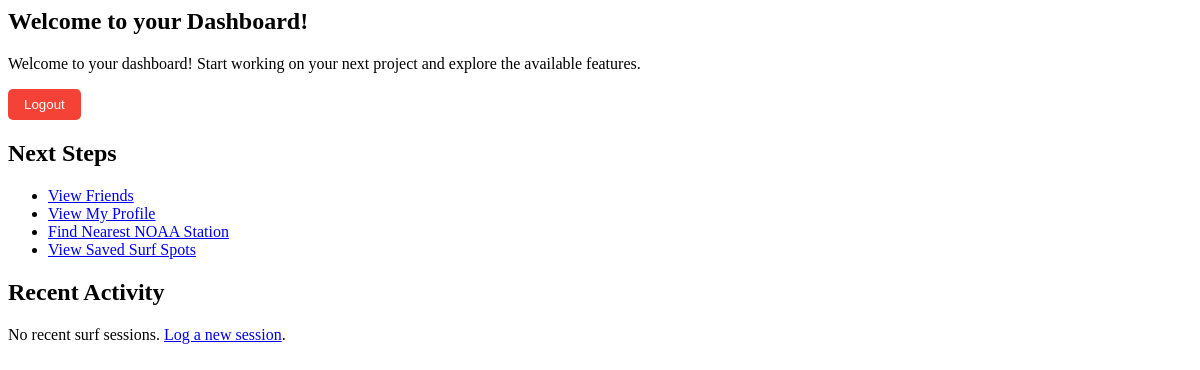
Page / (signed in) on the earlier database version.
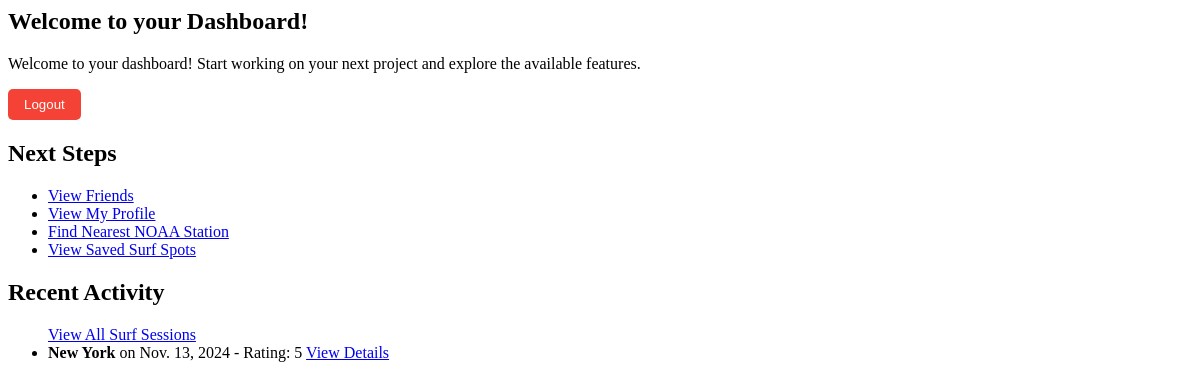
Same page on the later database version.
### tide/models.py (models this page shows, shortened)
class SurfSession(models.Model):
    surf_spot = models.ForeignKey(SurfSpot, on_delete=models.CASCADE, related_name='surf_sessions')
    user = models.ForeignKey(User, on_delete=models.CASCADE, related_name='surf_sessions')
    date = models.DateField()
    duration = models.DurationField()
    wave_rating = models.IntegerField(choices=[(i, str(i)) for i in range(1, 6)])
    notes = models.TextField(blank=True, max_length=100)

class SurfSpot(models.Model):
    user = models.ForeignKey(User, on_delete=models.CASCADE, related_name='surf_spots')
    station_id = models.CharField(max_length=10)
    nickname = models.CharField(max_length=100, blank=True)
    latitude = models.FloatField()
    longitude = models.FloatField()
    created_at = models.DateTimeField(auto_now_add=True)
    class Meta:
        ordering = ['-created_at']

### tide/views.py (the view)
# urls.py: path('', views.DashboardView.as_view(), name='dashboard'),
class DashboardView(LoginRequiredMixin, TemplateView):
    template_name = 'tide/dashboard.html'
    welcome_message = 'Welcome to your Dashboard!'
    def get_context_data(self, **kwargs):
        context = super().get_context_data(**kwargs)
        context['welcome_message'] = self.welcome_message
        context['surf_spots'] = SurfSpot.objects.filter(user=self.request.user)
        context['recent_surf_sessions'] = SurfSession.objects.filter(user=self.request.user).order_by('-date')[:5]  # Fetch latest 5 sessions
        return context

### tide/templates/tide/dashboard.html (shortened to what this page needs)
{% load static %}
<link rel="stylesheet" type="text/css" href="{% static 'tide/tidestyles.css' %}">
{% block content %}
    <h2>{{ welcome_message }}</h2>
    <div">
        <p>Welcome to your dashboard! Start working on your next project and explore the available features.</p>
        {% if not request.user.is_authenticated %}
            <p><a href="{% url 'login' %}">Log in</a> or <a href="{% url 'create_profile' %}">Create an Account</a> to connect with others.</p>
        {% else %}
            <form action="{% url 'logout' %}" method="post" class="logout-form">
                <button type="submit" class="btn btn-logout">Logout</button>
            </form>
            <div>
                <h2>Next Steps</h3>
                <ul>
                    <li><a href="{% url 'all_friends' %}">View Friends</a></li>
                    <li><a href="{% url 'show_profile' request.user.profile.pk %}">View My Profile</a></li>
                    <li><a href="{% url 'location_input' %}">Find Nearest NOAA Station</a></li>
                    <li><a href="{% url 'saved_locations' %}">View Saved Surf Spots</a></li>
                </ul>
            </div>
        {% endif %}
    <div>
        <h2>Recent Activity</h2>
        {% if recent_surf_sessions %}
            <ul>
                <a href="{% url 'surf_sessions' %}">View All Surf Sessions</a>
                {% for session in recent_surf_sessions %}
                    <li>
                        <strong>{{ session.surf_spot.nickname }}</strong>
                        on {{ session.date }} -
                        Rating: {{ session.wave_rating }}
                        <a href="{% url 'view_surf_session' session.pk %}">View Details</a>
                    </li>
                {% endfor %}
            </ul>
        {% else %}
            <p>No recent surf sessions. <a href="{% url 'create_surf_session' %}">Log a new session</a>.</p>
        {% endif %}
    </div>
{% endblock %}

Differences in the rows shown:
added SurfSession: surf_spot.nickname "New York", date "Nov. 13, 2024", wave_rating "5"
Other differences:
text no longer shown: "No recent surf sessions. Log a new session ."
text now shown: "View All Surf Sessions"
